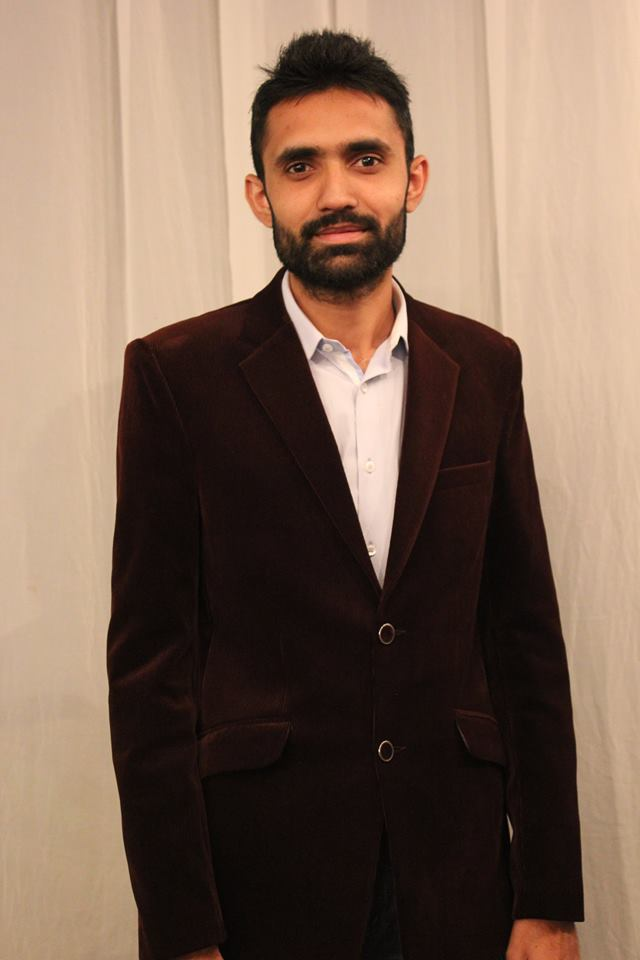
#> input picture R Facial OpenCV/training-data/s1/1.jpg, 640 x 960 px
$ jupyter execute --allow-errors 'Reconocimiento CV2.ipynb'
#> lines starting #> are read from the running program, lines starting #| are printed output that depends on the picture
[cell 1]
#importar modelos
import os
import numpy as np
import cv2

[cell 2]
subjects=["otro","Ramz","Elvis"]

[cell 3]
def detect_face(img):
    #convertir imagenes
    gray = cv2.cvtColor(img, cv2.COLOR_BGR2GRAY)
    face_cascade = cv2.CascadeClassifier('opencv-files/lbpcascade_frontalface.xml')
    faces = face_cascade.detectMultiScale(gray, scaleFactor=1.2, minNeighbors=5);
    if (len(faces) == 0):
        return None, None
    (x, y, w, h) = faces[0]
    return gray[y:y+w, x:x+h], faces[0]

[cell 4]
def prepare_training_data(data_folder_path):
#> called with data_folder_path = 'training-data'
    dirs = os.listdir(data_folder_path)
    faces = []
    labels = []
    for dir_name in dirs:
        if not dir_name.startswith("s"):
            continue;
        label = int(dir_name.replace("s", ""))
        subject_dir_path = data_folder_path + "/" + dir_name
        subject_images_names = os.listdir(subject_dir_path)
        for image_name in subject_images_names:
            if image_name.startswith("."):
                continue;
            image_path = subject_dir_path + "/" + image_name
            image = cv2.imread(image_path)
#> image is the input picture: shape (960, 640, 3); mean B, G, R 86.7, 103.1, 126.9
            cv2.imshow("Training on image...", image)
            cv2.waitKey(100)
            face, rect = detect_face(image)
#> in detect_face, `gray = cv2.cvtColor(img, cv2.COLOR_BGR2GRAY)`:
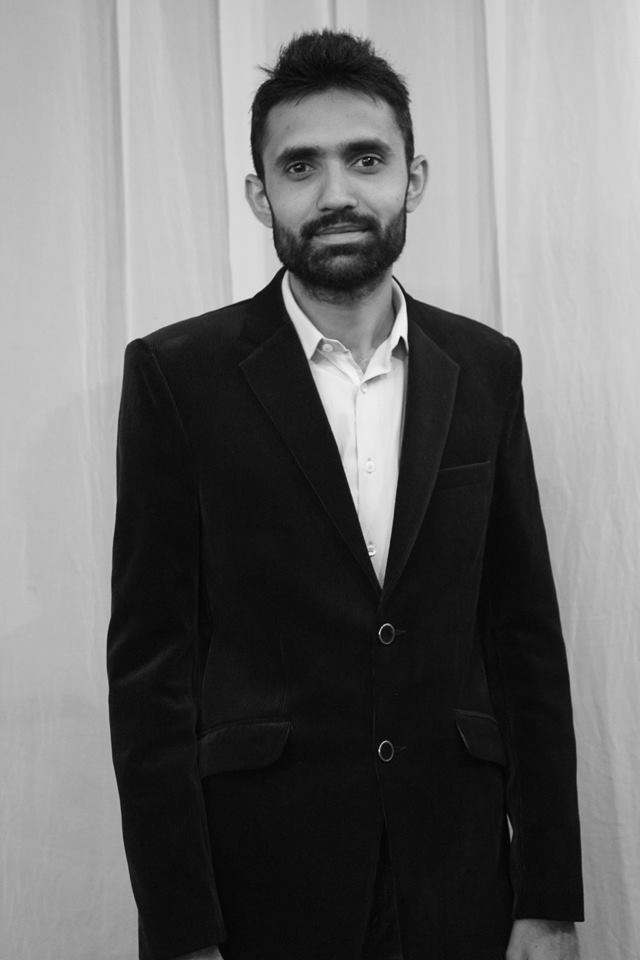
#> gray: shape (960, 640); min 1, max 250, mean 108.3
#> in detect_face, `faces = face_cascade.detectMultiScale(gray, scaleFactor=1.2, minNeighb..`: faces = [[238, 89, 189, 189]]
#> in detect_face, `(x, y, w, h) = faces[0]`: x = 238; y = 89; w = 189
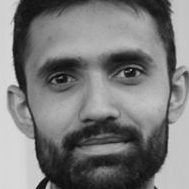
#> face: shape (189, 189); min 5, max 222, mean 122.7
#> rect = [238, 89, 189, 189]
            if face is not None:
                faces.append(face)
                labels.append(label)

    cv2.destroyAllWindows()
    cv2.waitKey(1)
    cv2.destroyAllWindows()
    return faces, labels

[cell 5]
print("Preparing data...")
faces, labels = prepare_training_data("training-data")
#> faces = 1 item; labels = [1]
print("Data prepared")

#print total faces and labels
print("Total faces: ", len(faces))
#| Total faces:  1
print("Total labels: ", len(labels))
#| Total labels:  1

[cell 6]
face_recognizer = cv2.face.LBPHFaceRecognizer_create()
face_recognizer.train(faces, np.array(labels))
print (labels)
#| [1]
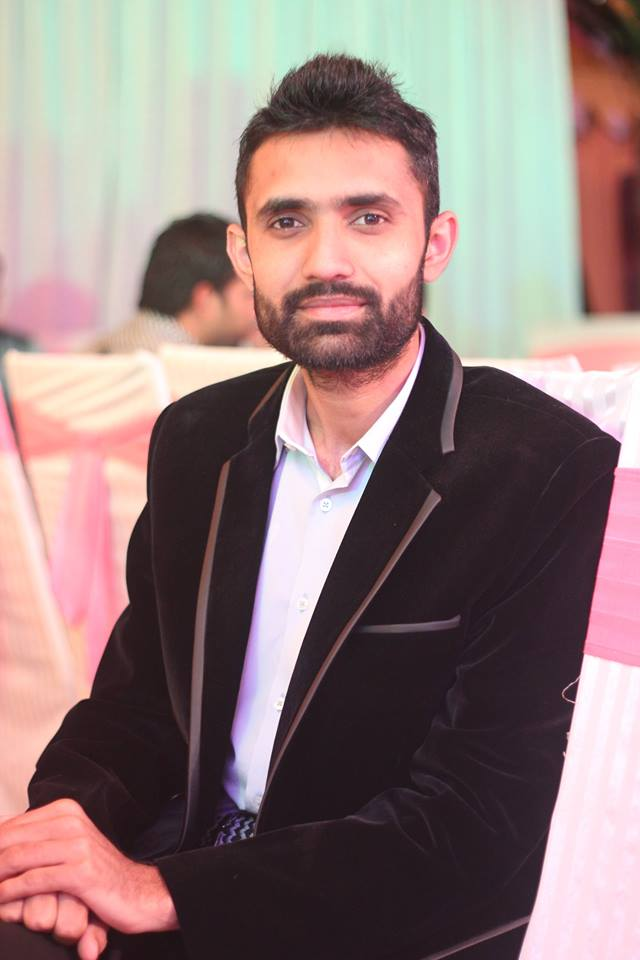
#> input picture R Facial OpenCV/test-data/test1.jpg, 640 x 960 px
#> further down, test_img1 is the input picture: shape (960, 640, 3); mean B, G, R 123.4, 124.7, 146.5

[cell 7]
def draw_rectangle(img, rect):
    (x, y, w, h) = rect
    cv2.rectangle(img, (x, y), (x+w, y+h), (0, 255, 0), 2)
def draw_text(img, text, x, y):
    cv2.putText(img, text, (x, y), cv2.FONT_HERSHEY_PLAIN, 1.5, (0, 255, 0), 2)

[cell 8]
def predict(test_img):
    img = test_img.copy()
    face, rect = detect_face(img)
#> in detect_face (call 2), `gray = cv2.cvtColor(img, cv2.COLOR_BGR2GRAY)`:
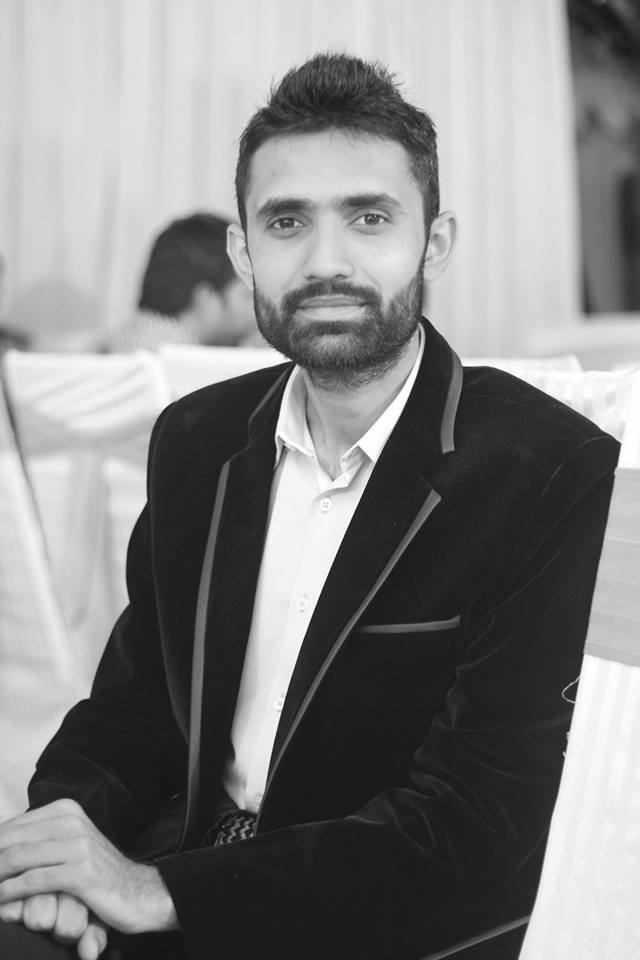
#> gray: shape (960, 640); min 9, max 255, mean 131.1
#> in detect_face (call 2), `faces = face_cascade.detectMultiScale(gray, scaleFactor=1.2, minNeighb..`: faces = [[214, 131, 228, 228]]
#> in detect_face (call 2), `(x, y, w, h) = faces[0]`: x = 214; y = 131; w = 228
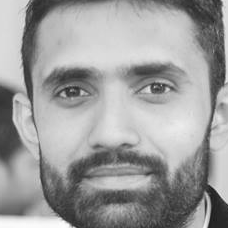
#> face: shape (228, 228); min 25, max 253, mean 156.5
#> rect = [214, 131, 228, 228]
    if face is not None:
        label= face_recognizer.predict(face)
#> label = (1, 51.49)
        label_text = subjects[label[0]]
#> label_text = 'Ramz'
        draw_rectangle(img, rect)
#> in draw_rectangle, `(x, y, w, h) = rect`: x = 214; y = 131; w = 228
        draw_text(img, label_text, rect[0], rect[1]-5)
#> in draw_text, `cv2.putText(img, text, (x, y), cv2.FONT_HERSHEY_PLAIN, 1.5, (0, 255, 0..`:
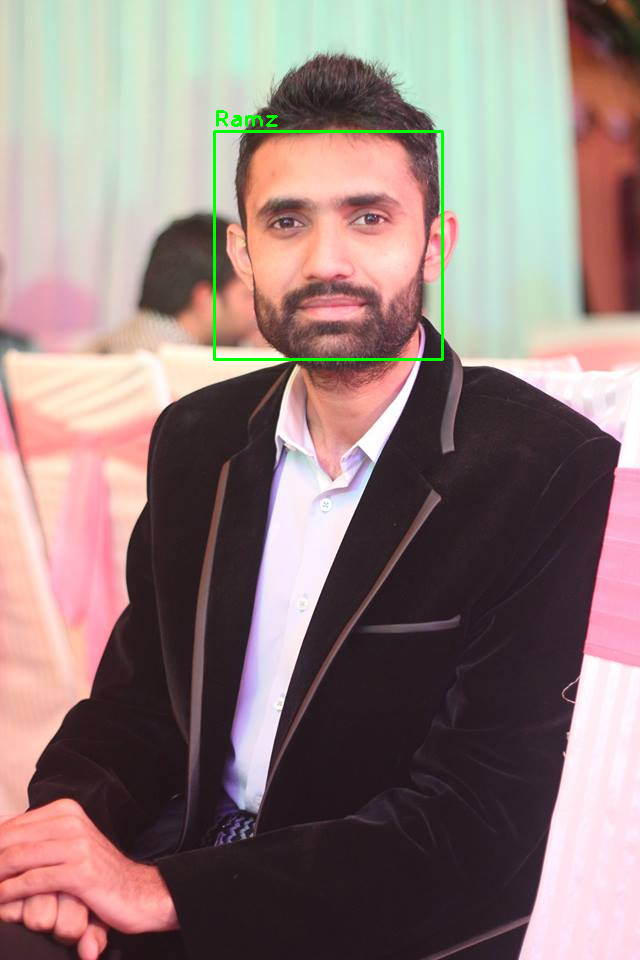
#> img: shape (960, 640, 3); mean B, G, R 122.7, 125.3, 145.6

    return img

[cell 9]
print("Predicting images...")

#load test images
test_img1 = cv2.imread("test-data/test1.jpg")
test_img2 = cv2.imread("n.jpg")
#print(test_img1)
#perform a prediction
predicted_img1 = predict(test_img1)
#> (the rest of this cell did not finish here and is left out)
